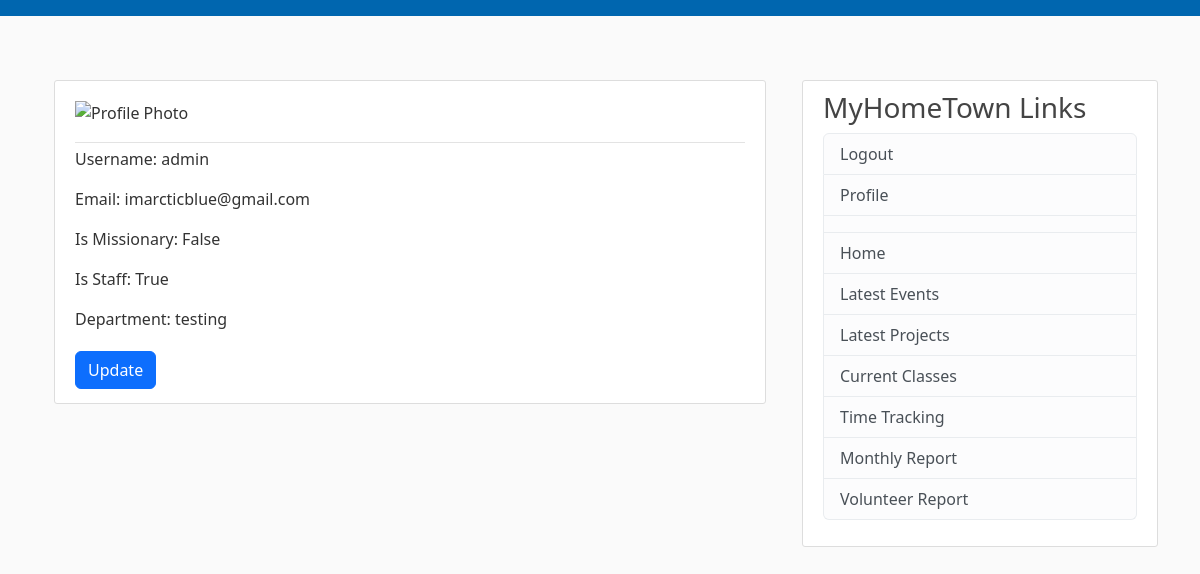
The app's page /private/profile/1/ (signed in) with its own data.
### private/models.py (models this page shows, shortened)
class Profile(models.Model):
    user = models.OneToOneField(User, on_delete=models.CASCADE)
    department = models.CharField(max_length=100)
    profile_picture = models.ImageField(upload_to='profile_pictures', blank=True)
    profile_picture_thumbnail = ImageSpecField(source='profile_picture',
                                              processors=[ResizeToFill(100, 100)],
                                              format='JPEG',
                                              options={'quality': 60})
    is_missionary = models.BooleanField(default=False)
    def get_profile_picture_thumbnail(self):
        if self.profile_picture:
            return self.profile_picture_thumbnail.url
        return '/static/default_profile_thumbnail_pic.png.png'

### private/views.py (the view)
# urls.py: path('profile/<int:pk>/', views.profile, name='profile'),
@login_required
def profile(request, pk):
    profile = Profile.objects.get(pk=pk)
    return render(request, 'users/profile.html', {'profile': profile})

### private/templates/users/profile.html (shortened to what this page needs)
{% extends "private/base.html" %}
{% load crispy_forms_tags %}
{% block content %}
<div class="container">
    <article class="media content-section">
        <div class="media-body">
          <div class="article-metadata">
            <p class="article-content"><img src="{{ profile.get_profile_picture_thumbnail }}" alt="Profile Photo"></p>
        </div>
          <p class="article-content">Username: {{ profile.user.username }}</p>
          <p class="article-content">Email: {{ profile.user.email }}</p>
          <p class="article-content">Is Missionary: {{ profile.is_missionary }}</p>
          <p class="article-content">Is Staff: {{ profile.user.is_staff }}</p>
          <p class="article-content">Department: {{ profile.department }}</p>
        </div>
        <div>
            <a class="btn btn-primary btn=sm mt-1 mb-1" href="{% url 'profile-update' profile.id %}">Update</a>
          </div>
      </article>
  </div>
{% endblock content %}

### private/static/private/main.css (style rules this page uses)
body { background: #fafafa; color: #333333; margin-top: 5rem; }
.content-section { background: #ffffff; padding: 10px 20px; border: 1px solid #dddddd; border-radius: 3px; margin-bottom: 20px; }
.article-content { white-space: pre-line; }
.article-metadata { padding-bottom: 1px; margin-bottom: 4px; border-bottom: 1px solid #e3e3e3 }

### records on screen
Profile: user.username "admin", user.email "imarcticblue@gmail.com", is_missionary "False", user.is_staff "True", department "testing"
